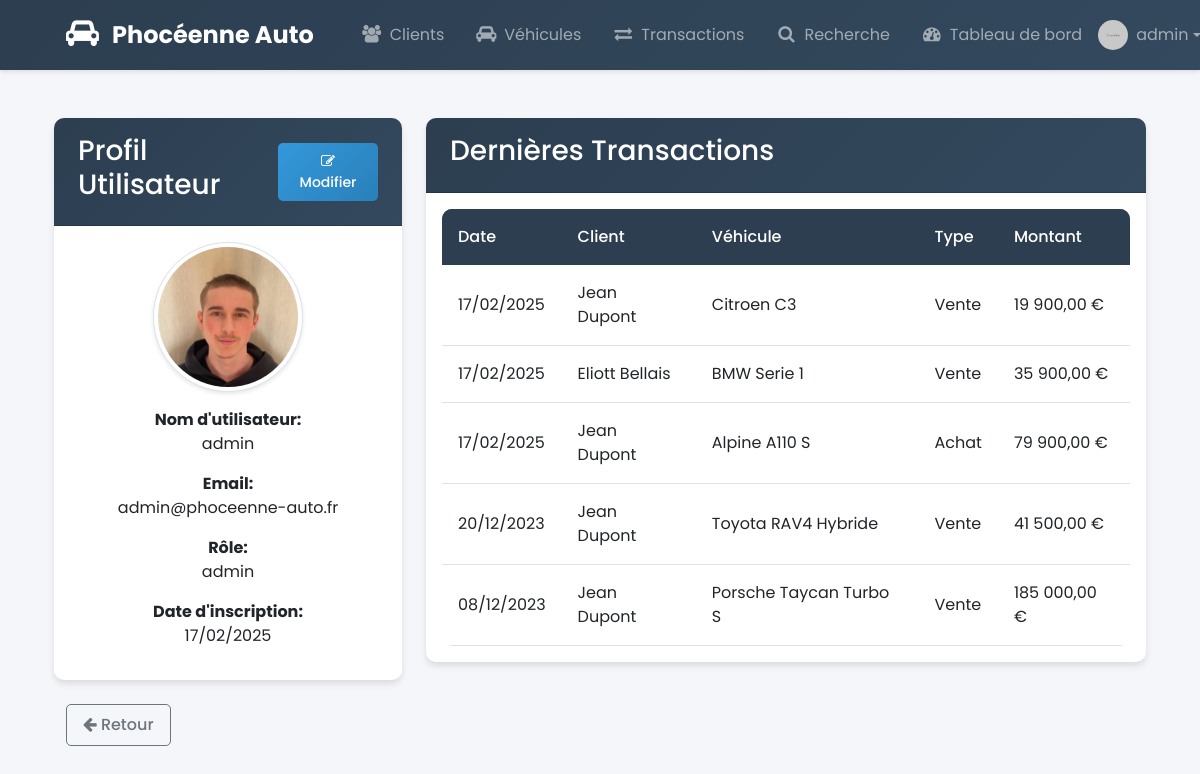
The app's page /profile.php (signed in) with its own data.
### tables this page shows
CREATE TABLE IF NOT EXISTS `users` (
  `id` bigint UNSIGNED NOT NULL AUTO_INCREMENT,
  `username` varchar(50) NOT NULL,
  `password_hash` varchar(255) NOT NULL,
  `email` varchar(100) NOT NULL,
  `role` varchar(20) NOT NULL,
  `created_at` timestamp NULL DEFAULT CURRENT_TIMESTAMP,
  `profile_image` varchar(255) DEFAULT NULL,
  PRIMARY KEY (`id`),
  UNIQUE KEY `id` (`id`),
  UNIQUE KEY `username` (`username`),
  UNIQUE KEY `email` (`email`)
);

CREATE TABLE IF NOT EXISTS `transactions` (
  `id` bigint UNSIGNED NOT NULL AUTO_INCREMENT,
  `customer_id` int DEFAULT NULL,
  `vehicle_id` int DEFAULT NULL,
  `user_id` int DEFAULT NULL,
  `transaction_type` varchar(20) DEFAULT NULL,
  `transaction_date` timestamp NULL DEFAULT CURRENT_TIMESTAMP,
  `price` decimal(10,2) NOT NULL,
  `payment_method` varchar(20) DEFAULT NULL,
  `invoice_number` varchar(50) DEFAULT NULL,
  `notes` text,
  `status` VARCHAR(20) DEFAULT 'completed' 
  CHECK (status IN ('pending', 'completed', 'cancelled')),
  PRIMARY KEY (`id`),
  UNIQUE KEY `id` (`id`),
  UNIQUE KEY `invoice_number` (`invoice_number`)
);

CREATE TABLE IF NOT EXISTS `customers` (
  `id` bigint UNSIGNED NOT NULL AUTO_INCREMENT,
  `first_name` varchar(50) NOT NULL,
  `last_name` varchar(50) NOT NULL,
  `email` varchar(100) DEFAULT NULL,
  `phone` varchar(20) DEFAULT NULL,
  `address` text,
  `postal_code` varchar(10) DEFAULT NULL,
  `city` varchar(50) DEFAULT NULL,
  `created_at` timestamp NULL DEFAULT CURRENT_TIMESTAMP,
  `updated_at` timestamp NULL DEFAULT CURRENT_TIMESTAMP,
  `is_active` tinyint(1) DEFAULT '1',
  PRIMARY KEY (`id`),
  UNIQUE KEY `id` (`id`),
  UNIQUE KEY `email` (`email`)
);

CREATE TABLE IF NOT EXISTS `vehicles` (
  `id` bigint UNSIGNED NOT NULL AUTO_INCREMENT,
  `brand` varchar(50) NOT NULL,
  `model` varchar(50) NOT NULL,
  `year` int NOT NULL,
  `mileage` int NOT NULL,
  `price` decimal(10,2) NOT NULL,
  `vehicle_condition` varchar(20) DEFAULT NULL,
  `color` varchar(30) DEFAULT NULL,
  `fuel_type` varchar(20) DEFAULT NULL,
  `transmission` varchar(20) DEFAULT NULL,
  `registration_number` varchar(20) DEFAULT NULL,
  `vin_number` varchar(17) DEFAULT NULL,
  `status` varchar(20) DEFAULT NULL,
  `created_at` timestamp NULL DEFAULT CURRENT_TIMESTAMP,
  `updated_at` timestamp NULL DEFAULT CURRENT_TIMESTAMP,
  `supplier_id` int DEFAULT NULL,
  PRIMARY KEY (`id`),
  UNIQUE KEY `id` (`id`),
  UNIQUE KEY `registration_number` (`registration_number`),
  UNIQUE KEY `vin_number` (`vin_number`)
);

### init.php (called while the page is built, shortened)
<?php
function get_profile_image($image_path) {
    $default_image = '/assets/images/defaults/default-profile.png';
    if (!empty($image_path)) {
        $server_path = $_SERVER['DOCUMENT_ROOT'] . $image_path;
        if (file_exists($server_path)) {
            return $image_path;
        }
    }
    $default_server_path = $_SERVER['DOCUMENT_ROOT'] . $default_image;
    return $default_image;
}

### profile.php (the view, shortened to what this page needs)
<?php
require_once 'config/database.php';
require_once 'includes/header.php';
try {
    $stmt = $pdo->prepare("SELECT * FROM users WHERE id = ?");
    $stmt->execute([$_SESSION['user_id']]);
    $user = $stmt->fetch();
    $stmt = $pdo->prepare("
        SELECT t.*, v.brand, v.model, c.first_name, c.last_name
        FROM transactions t
        JOIN vehicles v ON t.vehicle_id = v.id
        JOIN customers c ON t.customer_id = c.id
        WHERE t.user_id = ?
        ORDER BY t.transaction_date DESC
        LIMIT 5
    ");
    $stmt->execute([$_SESSION['user_id']]);
    $transactions = $stmt->fetchAll();
} catch (PDOException $e) {
    $_SESSION['error'] = "Erreur: " . $e->getMessage();
}
?>
<div class="container mt-5">
    <div class="row">
        <div class="col-md-4">
            <div class="card">
                <div class="card-header d-flex justify-content-between align-items-center">
                    <h3>Profil Utilisateur</h3>
                    <button class="btn btn-primary btn-sm" onclick="toggleEditMode()">
                        <i class="fa fa-edit"></i> Modifier
                    </button>
                </div>
                <div class="card-body text-center">
                    <div id="profile-display">
                        <div class="profile-image-container mb-3">
                            <img src="<?php echo get_profile_image($user['profile_image']); ?>"
                                 class="img-thumbnail rounded-circle"
                                 alt="Photo de profil"
                                 style="width: 150px; height: 150px; object-fit: cover;">
                        </div>
                        <div class="mb-3">
                            <strong>Nom d'utilisateur:</strong>
                            <p><?php echo htmlspecialchars($user['username']); ?></p>
                        </div>
                        <div class="mb-3">
                            <strong>Email:</strong>
                            <p><?php echo htmlspecialchars($user['email']); ?></p>
                        </div>
                        <div class="mb-3">
                            <strong>Rôle:</strong>
                            <p><?php echo htmlspecialchars($user['role']); ?></p>
                        </div>
                        <div class="mb-3">
                            <strong>Date d'inscription:</strong>
                            <p><?php echo date('d/m/Y', strtotime($user['created_at'])); ?></p>
                        </div>
                    </div>
                </div>
            </div>
        </div>
        <div class="col-md-8">
            <div class="card">
                <div class="card-header">
                    <h3>Dernières Transactions</h3>
                </div>
                <div class="card-body">
                    <?php if (!empty($transactions)): ?>
                        <div class="table-responsive">
                            <table class="table">
                                <thead>
                                    <tr>
                                        <th>Date</th>
                                        <th>Client</th>
                                        <th>Véhicule</th>
                                        <th>Type</th>
                                        <th>Montant</th>
                                    </tr>
                                </thead>
                                <tbody>
                                    <?php foreach ($transactions as $transaction): ?>
                                        <tr>
                                            <td><?php echo date('d/m/Y', strtotime($transaction['transaction_date'])); ?></td>
                                            <td><?php echo htmlspecialchars($transaction['first_name'] . ' ' . $transaction['last_name']); ?></td>
                                            <td><?php echo htmlspecialchars($transaction['brand'] . ' ' . $transaction['model']); ?></td>
                                            <td><?php echo $transaction['transaction_type'] === 'sale' ? 'Vente' : 'Achat'; ?></td>
                                            <td><?php echo number_format($transaction['price'], 2, ',', ' ') . ' €'; ?></td>
                                        </tr>
                                    <?php endforeach; ?>
                                </tbody>
                            </table>
                        </div>
                    <?php else: ?>
                        <p>Aucune transaction trouvée.</p>
                    <?php endif; ?>
                </div>
            </div>
        </div>
    </div>
    <div class="container mt-4">
        <div class="mb-3">
            <a href="javascript:history.back()" class="btn btn-outline-secondary">
                <i class="fa fa-arrow-left"></i> Retour
            </a>
        </div>
    </div>
</div>
<?php require_once 'includes/footer.php'; ?>

### includes/header.php (shortened to what this page needs)
<?php
require_once __DIR__ . '/../init.php';
$current_page = basename($_SERVER['PHP_SELF']);
$current_dir = basename(dirname($_SERVER['PHP_SELF']));
?>
<!DOCTYPE html>
<html lang="fr">
<head>
    <link href="https://cdn.jsdelivr.net/npm/bootstrap@5.3.0/dist/css/bootstrap.min.css" rel="stylesheet">
    <link href="https://cdn.jsdelivr.net/npm/font-awesome@4.7.0/css/font-awesome.min.css" rel="stylesheet">
    <link href="/assets/css/style.css" rel="stylesheet">
</head>
<body>
    <nav class="navbar navbar-expand-lg navbar-dark bg-dark">
        <div class="container">
            <a class="navbar-brand" href="/">
                <i class="fa fa-car"></i> Phocéenne Auto
            </a>
            <div class="collapse navbar-collapse" id="navbarNav">
                <ul class="navbar-nav me-auto">
                    <li class="nav-item">
                        <a class="nav-link <?php echo $current_dir === 'clients' ? 'active' : ''; ?>"
                           href="/clients/">
                            <i class="fa fa-users"></i> Clients
                        </a>
                    </li>
                    <li class="nav-item">
                        <a class="nav-link <?php echo ($current_dir === 'vehicles' && $current_page !== 'search.php') ? 'active' : ''; ?>"
                           href="/vehicles/">
                            <i class="fa fa-car"></i> Véhicules
                        </a>
                    </li>
                    <li class="nav-item">
                        <a class="nav-link <?php echo $current_dir === 'transactions' ? 'active' : ''; ?>"
                           href="/transactions/">
                            <i class="fa fa-exchange"></i> Transactions
                        </a>
                    </li>
                    <li class="nav-item">
                        <a class="nav-link <?php echo ($current_page === 'search.php' && $current_dir === 'vehicles') ? 'active' : ''; ?>"
                           href="/vehicles/search.php">
                            <i class="fa fa-search"></i> Recherche
                        </a>
                    </li>
                    <li class="nav-item">
                        <a class="nav-link <?php echo $current_page === 'dashboard.php' ? 'active' : ''; ?>"
                           href="/dashboard.php">
                            <i class="fa fa-tachometer"></i> Tableau de bord
                        </a>
                    </li>
                </ul>
                <ul class="navbar-nav">
                    <li class="nav-item dropdown">
                        <a class="nav-link dropdown-toggle" href="#" id="navbarDropdown" role="button"
                           data-bs-toggle="dropdown" aria-expanded="false">
                            <img src="<?php echo get_profile_image($_SESSION['profile_image'] ?? null); ?>"
                                 alt="Profile"
                                 class="rounded-circle me-2"
                                 style="width: 30px; height: 30px; object-fit: cover;">
                            <?php echo htmlspecialchars($_SESSION['username']); ?>
                        </a>
                    </li>
                </ul>
            </div>
        </div>
    </nav>
    <div class="container mt-4">

### includes/footer.php (shortened to what this page needs)
        </div>
    </body>
</html>

### assets/css/style.css (style rules this page uses)
:root { --primary-color: #2c3e50; --secondary-color: #34495e; --accent-color: #3498db; --success-color: #27ae60; --warning-color: #f39c12; --danger-color: #e74c3c; --light-gray: #f8f9fa; --dark-gray: #343a40; }
body { background-color: #f5f6fa; font-family: 'Poppins', sans-serif; }
.navbar { background: linear-gradient(135deg, var(--primary-color), var(--secondary-color)); box-shadow: 0 2px 4px rgba(0,0,0,0.1); padding: 1rem 0; height: 70px; }
.navbar-brand { font-weight: 700; font-size: 1.5rem; color: white !important; padding: 0 1.5rem; }
.navbar .container { display: flex; align-items: center; justify-content: space-between; height: 100%; }
.navbar-nav { display: flex; align-items: center; height: 100%; gap: 1rem; }
.navbar-nav .nav-item { position: relative; height: 100%; display: flex; align-items: center; }
.navbar-nav .nav-link { position: relative; padding: 0.5rem 1rem; height: 100%; display: flex; align-items: center; white-space: nowrap; }
.navbar-nav .dropdown { height: 100%; }
.navbar-nav .dropdown-toggle { height: 100%; display: flex; align-items: center; }
.navbar-nav .nav-link::before { content: ''; position: absolute; bottom: 0; left: 0; width: 100%; height: 2px; background-color: white; transform: scaleX(0); transition: transform 0.3s ease; }
.card { border: none; border-radius: 10px; box-shadow: 0 4px 6px rgba(0,0,0,0.1); transition: transform 0.3s ease; }
.card-header { background: linear-gradient(135deg, var(--primary-color), var(--secondary-color)); color: white; border-radius: 10px 10px 0 0 !important; padding: 1rem 1.5rem; }
.table { background-color: white; border-radius: 10px; overflow: hidden; }
.table thead th { background-color: var(--primary-color); color: white; border: none; padding: 1rem; }
.table tbody tr { cursor: pointer; transition: all 0.2s ease; }
.btn { border-radius: 5px; padding: 0.5rem 1rem; transition: all 0.3s ease; font-weight: 500; }
.btn-primary { background: linear-gradient(135deg, var(--accent-color), #2980b9); border: none; }
.img-thumbnail { border-radius: 8px; box-shadow: 0 2px 4px rgba(0,0,0,0.1); transition: transform 0.3s ease; }
.card, .alert, .table { animation: fadeIn 0.5s ease-out; }
.profile-image-container { position: relative; display: inline-block; }
.profile-image-container img { transition: filter 0.3s; }
.navbar-nav .nav-link i { margin-right: 8px; font-size: 1.1em; width: 20px; text-align: center; }
.navbar-brand i { margin-right: 8px; font-size: 1.2em; }
.table { margin-bottom: 0; }
.table thead { background: linear-gradient(135deg, var(--primary-color), var(--secondary-color)); }
.table thead th { color: white; font-weight: 500; padding: 1rem; border: none; white-space: nowrap; }
.table tbody tr { transition: all 0.2s ease; }
.table td { vertical-align: middle; padding: 1rem; }

### records on screen
users: profile_image (picture), username "admin", email "admin@phoceenne-auto.fr", role "admin", created_at "17/02/2025"
transactions: transaction_date "17/02/2025", customer.last_name "Jean Dupont", vehicle.model "Citroen C3", transaction_type "Vente", price "19 900,00"
transactions: transaction_date "17/02/2025", customer.last_name "Eliott Bellais", vehicle.model "BMW Serie 1", transaction_type "Vente", price "35 900,00"
transactions: transaction_date "17/02/2025", customer.last_name "Jean Dupont", vehicle.model "Alpine A110 S", transaction_type "Achat", price "79 900,00"
transactions: transaction_date "20/12/2023", customer.last_name "Jean Dupont", vehicle.model "Toyota RAV4 Hybride", transaction_type "Vente", price "41 500,00"
transactions: transaction_date "08/12/2023", customer.last_name "Jean Dupont", vehicle.model "Porsche Taycan Turbo S", transaction_type "Vente", price "185 000,00"

### other values on screen
$_SESSION['username'] "admin"
